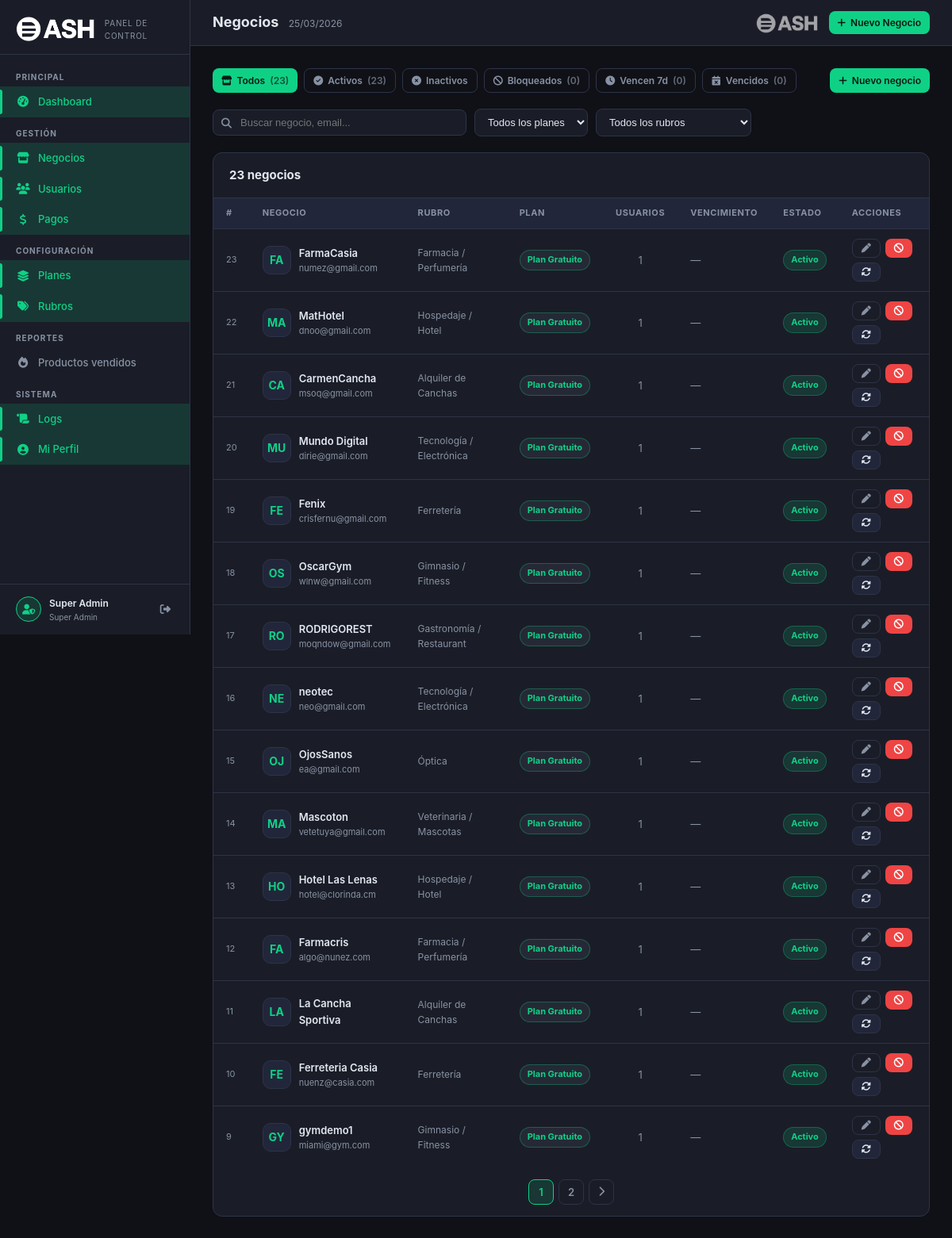
The app's page /superadmin/negocios/index.php (signed in) with its own data.
### tables this page shows
CREATE TABLE `negocios` (
  `id` int(11) NOT NULL,
  `nombre` varchar(255) NOT NULL,
  `razon_social` varchar(255) DEFAULT NULL,
  `cuit` varchar(20) DEFAULT NULL,
  `condicion_iva` varchar(50) DEFAULT NULL,
  `rubro` varchar(100) DEFAULT NULL,
  `rubro_id` int(11) DEFAULT NULL,
  `direccion` text DEFAULT NULL,
  `ciudad` varchar(100) DEFAULT NULL,
  `provincia` varchar(100) DEFAULT NULL,
  `codigo_postal` varchar(10) DEFAULT NULL,
  `telefono` varchar(50) DEFAULT NULL,
  `email` varchar(255) DEFAULT NULL,
  `sitio_web` varchar(255) DEFAULT NULL,
  `instagram` varchar(100) DEFAULT NULL,
  `facebook` varchar(255) DEFAULT NULL,
  `whatsapp` varchar(50) DEFAULT NULL,
  `logo` varchar(255) DEFAULT NULL,
  `imagen_portada` varchar(255) DEFAULT NULL,
  `carta_token` varchar(64) DEFAULT NULL,
  `carta_activa` tinyint(1) NOT NULL DEFAULT 1,
  `mensaje_ticket` text DEFAULT NULL,
  `mostrar_logo_ticket` tinyint(1) DEFAULT 1,
  `mostrar_direccion_ticket` tinyint(1) DEFAULT 1,
  `mostrar_cuit_ticket` tinyint(1) DEFAULT 1,
  `horarios` longtext DEFAULT NULL CHECK (json_valid(`horarios`)),
  `activo` tinyint(1) DEFAULT 1,
  `plan_id` int(11) DEFAULT 1,
  `fecha_vencimiento` date DEFAULT NULL,
  `bloqueado` tinyint(1) NOT NULL DEFAULT 0,
  `bloqueado_motivo` varchar(255) DEFAULT NULL,
  `notas_admin` text DEFAULT NULL,
  `estado_suscripcion` enum('activa','vencida','cancelada','trial') DEFAULT 'trial',
  `trial_hasta` date DEFAULT NULL,
  `fecha_registro` timestamp NOT NULL DEFAULT current_timestamp(),
  `fecha_alta` date DEFAULT NULL,
  `fecha_actualizacion` timestamp NOT NULL DEFAULT current_timestamp() ON UPDATE current_timestamp()
);

CREATE TABLE `rubros` (
  `id` int(11) NOT NULL,
  `slug` varchar(50) NOT NULL,
  `nombre` varchar(100) NOT NULL,
  `descripcion` varchar(255) DEFAULT NULL,
  `icono` varchar(50) DEFAULT 'fa-store',
  `color` varchar(7) DEFAULT '#667eea',
  `activo` tinyint(1) DEFAULT 1,
  `orden` int(11) DEFAULT 0
);

CREATE TABLE `planes` (
  `id` int(11) NOT NULL,
  `nombre` varchar(50) NOT NULL,
  `nombre_display` varchar(100) NOT NULL,
  `descripcion` text DEFAULT NULL,
  `precio_mensual` decimal(10,2) DEFAULT 0.00,
  `precio_anual` decimal(10,2) DEFAULT 0.00,
  `max_usuarios` smallint(6) DEFAULT 1,
  `max_productos` smallint(6) DEFAULT 50,
  `max_ventas_mes` int(11) DEFAULT 100,
  `tiene_reportes` tinyint(1) DEFAULT 0,
  `tiene_empleados` tinyint(1) DEFAULT 0,
  `tiene_clientes` tinyint(1) DEFAULT 0,
  `tiene_api_publica` tinyint(1) DEFAULT 0,
  `tiene_tienda_online` tinyint(1) DEFAULT 0,
  `activo` tinyint(1) DEFAULT 1,
  `created_at` timestamp NOT NULL DEFAULT current_timestamp(),
  `updated_at` timestamp NULL DEFAULT NULL ON UPDATE current_timestamp(),
  `dias_gratis` int(11) NOT NULL DEFAULT 0,
  `color` varchar(20) DEFAULT '#0FD186',
  `icono` varchar(50) DEFAULT 'fa-star',
  `orden` int(11) DEFAULT 0
);

### superadmin/negocios/index.php (the view, shortened to what this page needs)
<?php
$db = sa_db();
$filtro  = $_GET['filtro']  ?? 'todos';
$buscar  = trim($_GET['q']  ?? '');
$plan_f  = intval($_GET['plan'] ?? 0);
$rubro_f = intval($_GET['rubro'] ?? 0);
$page    = max(1, intval($_GET['page'] ?? 1));
$perPage = 15;
$where = ['1=1'];
$params = [];
$whereStr = implode(' AND ', $where);
$totalStmt = $db->prepare("SELECT COUNT(*) FROM negocios n WHERE $whereStr");
$totalStmt->execute($params);
$total = $totalStmt->fetchColumn();
$totalPag = ceil($total / $perPage);
$offset = ($page - 1) * $perPage;
$stmt = $db->prepare("
    SELECT n.id, n.nombre, n.email, n.telefono, n.ciudad, n.activo, n.bloqueado, n.bloqueado_motivo,
           n.fecha_vencimiento, n.fecha_registro, n.notas_admin,
           p.nombre_display as plan_nombre, p.color as plan_color, p.id as plan_id,
           r.nombre as rubro_nombre, r.slug as rubro_slug,
           (SELECT COUNT(*) FROM usuarios u WHERE u.negocio_id = n.id) as usuarios_count
    FROM negocios n
    LEFT JOIN planes p ON p.id = n.plan_id
    LEFT JOIN rubros r ON r.id = n.rubro_id
    WHERE $whereStr
    ORDER BY n.fecha_registro DESC
    LIMIT $perPage OFFSET $offset
");
$stmt->execute($params);
$negocios = $stmt->fetchAll();
$counts = [];
foreach (['todos'=>'1=1','activos'=>'activo=1 AND bloqueado=0','bloqueados'=>'bloqueado=1','vencen'=>'fecha_vencimiento BETWEEN CURDATE() AND DATE_ADD(CURDATE(),INTERVAL 7 DAY)','vencidos'=>'fecha_vencimiento < CURDATE() AND activo=1'] as $k=>$w) {
    $counts[$k] = $db->query("SELECT COUNT(*) FROM negocios WHERE $w")->fetchColumn();
}
require_once dirname(__DIR__) . '/_layout.php';
?>
<div style="display:flex;gap:8px;margin-bottom:20px;flex-wrap:wrap">
    <?php
    $tabs = [
        'todos'     => ['label'=>'Todos', 'icon'=>'fa-store'],
        'activos'   => ['label'=>'Activos', 'icon'=>'fa-circle-check'],
        'inactivos' => ['label'=>'Inactivos', 'icon'=>'fa-circle-xmark'],
        'bloqueados'=> ['label'=>'Bloqueados', 'icon'=>'fa-ban'],
        'vencen'    => ['label'=>'Vencen 7d', 'icon'=>'fa-clock'],
        'vencidos'  => ['label'=>'Vencidos', 'icon'=>'fa-calendar-times'],
    ];
    foreach ($tabs as $k => $t):
        $active = $filtro === $k;
        $cnt = $counts[$k] ?? '';
    ?>
    <a href="?filtro=<?= $k ?>&q=<?= urlencode($buscar) ?>&plan=<?= $plan_f ?>&rubro=<?= $rubro_f ?>"
       class="sa-btn <?= $active ? 'primary' : 'ghost' ?> sm">
        <i class="fas <?= $t['icon'] ?>"></i>
        <?= $t['label'] ?>
        <?php if ($cnt !== ''): ?><span style="opacity:.7">(<?= $cnt ?>)</span><?php endif; ?>
    </a>
    <?php endforeach; ?>
    <a href="nuevo.php" class="sa-btn primary sm" style="margin-left:auto">
        <i class="fas fa-plus"></i> Nuevo negocio
    </a>
</div>
<div class="sa-filter-bar" style="margin-bottom:20px">
    <div class="sa-search" style="max-width:320px">
        <input type="text" id="searchInput" placeholder="Buscar negocio, email..."
               value="<?= htmlspecialchars($buscar) ?>">
    </div>
    <select class="sa-filter-select" id="planFilter">
        <option value="0">Todos los planes</option>
    </select>
    <select class="sa-filter-select" id="rubroFilter">
        <option value="0">Todos los rubros</option>
    </select>
</div>
<div class="sa-panel">
    <div class="sa-panel-header">
        <h3>
            <?= number_format($total) ?> negocios
        </h3>
    </div>
    <div class="sa-table-wrap">
        <table class="sa-table">
            <thead>
                <tr>
                    <th>#</th>
                    <th>Negocio</th>
                    <th>Rubro</th>
                    <th>Plan</th>
                    <th>Usuarios</th>
                    <th>Vencimiento</th>
                    <th>Estado</th>
                    <th>Acciones</th>
                </tr>
            </thead>
            <tbody>
            <?php if (empty($negocios)): ?>
            <tr><td colspan="8">
                <div class="sa-empty"><i class="fas fa-store"></i><p>No se encontraron negocios con estos filtros</p></div>
            </td></tr>
            <?php else: ?>
            <?php foreach ($negocios as $neg):
                $statusClass = $neg['bloqueado'] ? 'red' : ($neg['activo'] ? 'green' : 'gray');
                $statusLabel = $neg['bloqueado'] ? 'Bloqueado' : ($neg['activo'] ? 'Activo' : 'Inactivo');
                $dias = $neg['fecha_vencimiento'] ? sa_dias_restantes($neg['fecha_vencimiento']) : null;
                $chipClass = is_null($dias) ? '' : ($dias < 0 ? 'exp' : ($dias <= 5 ? 'warn' : 'ok'));
                $iniciales = mb_strtoupper(mb_substr($neg['nombre'], 0, 2));
            ?>
            <tr>
                <td style="color:var(--sa-muted);font-size:11px"><?= $neg['id'] ?></td>
                <td>
                    <div style="display:flex;align-items:center;gap:10px">
                        <div class="sa-negocio-avatar"><?= $iniciales ?></div>
                        <div>
                            <div style="font-weight:600;color:var(--sa-text)"><?= htmlspecialchars($neg['nombre']) ?></div>
                            <div style="font-size:11px;color:var(--sa-muted)"><?= htmlspecialchars($neg['email'] ?? '') ?></div>
                        </div>
                    </div>
                </td>
                <td style="font-size:12px;color:var(--sa-muted)"><?= htmlspecialchars($neg['rubro_nombre'] ?? '—') ?></td>
                <td>
                    <span class="sa-pill gray" style="<?= $neg['plan_color'] ? 'border-color:'.htmlspecialchars($neg['plan_color']).'50;color:'.htmlspecialchars($neg['plan_color']) : '' ?>">
                        <?= htmlspecialchars($neg['plan_nombre'] ?? 'Sin plan') ?>
                    </span>
                </td>
                <td style="text-align:center;color:var(--sa-muted)"><?= $neg['usuarios_count'] ?></td>
                <td>
                    <?php if ($neg['fecha_vencimiento']): ?>
                    <div style="font-size:12px"><?= date('d/m/Y', strtotime($neg['fecha_vencimiento'])) ?></div>
                    <?php if (!is_null($dias)): ?>
                    <span class="dias-chip <?= $chipClass ?>">
                        <?= $dias >= 0 ? "Vence en {$dias}d" : 'Vencido' ?>
                    </span>
                    <?php endif; ?>
                    <?php else: ?>
                    <span style="color:var(--sa-muted)">—</span>
                    <?php endif; ?>
                </td>
                <td><span class="sa-pill <?= $statusClass ?>"><?= $statusLabel ?></span></td>
                <td>
                    <div style="display:flex;gap:6px;flex-wrap:wrap">
                        <a href="edit.php?id=<?= $neg['id'] ?>" class="sa-btn ghost sm" title="Editar">
                            <i class="fas fa-pen"></i>
                        </a>
                        <?php if (!$neg['bloqueado']): ?>
                        <button class="sa-btn danger sm" title="Bloquear"
                                onclick="bloquear(<?= $neg['id'] ?>, '<?= htmlspecialchars(addslashes($neg['nombre'])) ?>')">
                            <i class="fas fa-ban"></i>
                        </button>
                        <?php endif; ?>
                        <button class="sa-btn secondary sm" title="Renovar"
                                onclick="renovar(<?= $neg['id'] ?>, '<?= htmlspecialchars(addslashes($neg['nombre'])) ?>', <?= $neg['plan_id'] ?? 0 ?>)">
                            <i class="fas fa-rotate"></i>
                        </button>
                    </div>
                </td>
            </tr>
            <?php endforeach; ?>
            <?php endif; ?>
            </tbody>
        </table>
    </div>
    <?php if ($totalPag > 1): ?>
    <div class="sa-pagination">
        <?php for ($i = max(1,$page-2); $i <= min($totalPag,$page+2); $i++): ?>
        <a href="?filtro=<?= $filtro ?>&q=<?= urlencode($buscar) ?>&plan=<?= $plan_f ?>&rubro=<?= $rubro_f ?>&page=<?= $i ?>"
           class="<?= $i===$page?'current':'' ?>"><?= $i ?></a>
        <?php endfor; ?>
        <?php if ($page < $totalPag): ?>
        <a href="?filtro=<?= $filtro ?>&q=<?= urlencode($buscar) ?>&plan=<?= $plan_f ?>&rubro=<?= $rubro_f ?>&page=<?= $page+1 ?>">
            <i class="fas fa-chevron-right"></i>
        </a>
        <?php endif; ?>
    </div>
    <?php endif; ?>
</div>

### superadmin/assets/sa.css (style rules this page uses)
:root { --sa-bg: #0f1117; --sa-surface: #1a1d27; --sa-surface2: #22263a; --sa-border: #2e3347; --sa-primary: #0FD186; --sa-primary-dim: rgba(15,209,134,.15); --sa-text: #e2e8f0; --sa-muted: #8892a4; --sa-danger: #ef4444; --sa-warning: #f59e0b; --sa-info: #3b82f6; --sa-purple: #8b5cf6; --sa-sidebar-w: 240px; --sa-radius: 12px; --sa-transition: .22s ease; }
*, *::before, *::after { box-sizing: border-box; margin: 0; padding: 0; }
body { font-family: 'Inter', 'Segoe UI', system-ui, sans-serif; background: var(--sa-bg); color: var(--sa-text); font-size: 14px; line-height: 1.6; min-height: 100vh; }
a { color: var(--sa-primary); text-decoration: none; }
.sa-panel { background: var(--sa-surface); border: 1px solid var(--sa-border); border-radius: var(--sa-radius); overflow: hidden; margin-bottom: 24px; }
.sa-panel-header { padding: 16px 20px; border-bottom: 1px solid var(--sa-border); display: flex; align-items: center; justify-content: space-between; gap: 12px; flex-wrap: wrap; }
.sa-panel-header h3 { font-size: 15px; font-weight: 700; color: var(--sa-text); }
.sa-table-wrap { overflow-x: auto; }
.sa-table { width: 100%; border-collapse: collapse; }
.sa-table th { font-size: 11px; font-weight: 700; color: var(--sa-muted); text-transform: uppercase; letter-spacing: .6px; padding: 10px 16px; background: var(--sa-surface2); border-bottom: 1px solid var(--sa-border); white-space: nowrap; text-align: left; }
.sa-table td { padding: 12px 16px; border-bottom: 1px solid var(--sa-border); color: var(--sa-text); font-size: 13px; vertical-align: middle; }
.sa-table tr:last-child td { border-bottom: none; }
.sa-pill { display: inline-flex; align-items: center; gap: 4px; font-size: 11px; font-weight: 700; padding: 3px 9px; border-radius: 20px; white-space: nowrap; }
.sa-pill.green { background: rgba(15,209,134,.15); color: var(--sa-primary); border: 1px solid rgba(15,209,134,.3); }
.sa-pill.gray { background: rgba(100,116,139,.15); color: var(--sa-muted); border: 1px solid rgba(100,116,139,.3); }
.sa-btn { display: inline-flex; align-items: center; gap: 6px; font-size: 13px; font-weight: 600; padding: 8px 16px; border-radius: 8px; border: none; cursor: pointer; transition: opacity .2s, transform .1s; white-space: nowrap; }
.sa-btn.primary { background: var(--sa-primary); color: #0a1a14; }
.sa-btn.secondary { background: var(--sa-surface2); color: var(--sa-text); border: 1px solid var(--sa-border); }
.sa-btn.danger { background: var(--sa-danger); color: #fff; }
.sa-btn.ghost { background: transparent; color: var(--sa-muted); border: 1px solid var(--sa-border); }
.sa-btn.sm { font-size: 12px; padding: 5px 11px; }
.sa-filter-bar { display: flex; align-items: center; gap: 10px; flex-wrap: wrap; margin-bottom: 20px; }
.sa-search { flex: 1; min-width: 200px; position: relative; }
.sa-search input { width: 100%; background: var(--sa-surface); border: 1px solid var(--sa-border); border-radius: 8px; color: var(--sa-text); font-size: 13px; padding: 8px 12px 8px 34px; outline: none; transition: border-color .2s; }
.sa-filter-select { background: var(--sa-surface); border: 1px solid var(--sa-border); border-radius: 8px; color: var(--sa-text); font-size: 13px; padding: 8px 12px; outline: none; cursor: pointer; }
.sa-negocio-avatar { width: 36px; height: 36px; border-radius: 10px; background: var(--sa-surface2); border: 1px solid var(--sa-border); display: flex; align-items: center; justify-content: center; font-size: 14px; font-weight: 700; color: var(--sa-primary); flex-shrink: 0; }
.sa-pagination { display: flex; align-items: center; gap: 6px; padding: 14px 20px; justify-content: center; }
.sa-pagination a, .sa-pagination span { min-width: 32px; height: 32px; border-radius: 8px; display: flex; align-items: center; justify-content: center; font-size: 13px; font-weight: 600; border: 1px solid var(--sa-border); background: var(--sa-surface); color: var(--sa-muted); cursor: pointer; transition: background .2s, color .2s; }
.sa-pagination .current { background: var(--sa-primary-dim); color: var(--sa-primary); border-color: var(--sa-primary); }

### records on screen
negocios: id "23", bloqueado "0", nombre "FA", nombre "FarmaCasia", email "numez@gmail.com", rubro.nombre "Farmacia / Perfumería", plan.nombre_display "Plan Gratuito", usuarios_count "1", statusLabel "Activo"
negocios: id "22", nombre "MA", nombre "MatHotel", email "dnoo@gmail.com", rubro.nombre "Hospedaje / Hotel", plan.nombre_display "Plan Gratuito", usuarios_count "1", statusLabel "Activo"
negocios: id "21", nombre "CA", nombre "CarmenCancha", email "msoq@gmail.com", rubro.nombre "Alquiler de Canchas", plan.nombre_display "Plan Gratuito", usuarios_count "1", statusLabel "Activo"
negocios: id "20", nombre "MU", nombre "Mundo Digital", email "dirie@gmail.com", rubro.nombre "Tecnología / Electrónica", plan.nombre_display "Plan Gratuito", usuarios_count "1", statusLabel "Activo"
negocios: id "19", nombre "FE", nombre "Fenix", email "crisfernu@gmail.com", rubro.nombre "Ferretería", plan.nombre_display "Plan Gratuito", usuarios_count "1", statusLabel "Activo"
negocios: id "18", nombre "OS", nombre "OscarGym", email "wlnw@gmail.com", rubro.nombre "Gimnasio / Fitness", plan.nombre_display "Plan Gratuito", usuarios_count "1", statusLabel "Activo"
negocios: id "17", nombre "RO", nombre "RODRIGOREST", email "moqndow@gmail.com", rubro.nombre "Gastronomía / Restaurant", plan.nombre_display "Plan Gratuito", usuarios_count "1", statusLabel "Activo"
negocios: id "16", nombre "NE", nombre "neotec", email "neo@gmail.com", rubro.nombre "Tecnología / Electrónica", plan.nombre_display "Plan Gratuito", usuarios_count "1", statusLabel "Activo"
negocios: id "15", nombre "OJ", nombre "OjosSanos", email "ea@gmail.com", rubro.nombre "Óptica", plan.nombre_display "Plan Gratuito", usuarios_count "1", statusLabel "Activo"
negocios: id "14", nombre "MA", nombre "Mascoton", email "vetetuya@gmail.com", rubro.nombre "Veterinaria / Mascotas", plan.nombre_display "Plan Gratuito", usuarios_count "1", statusLabel "Activo"
negocios: id "13", nombre "HO", nombre "Hotel Las Lenas", email "hotel@clorinda.cm", rubro.nombre "Hospedaje / Hotel", plan.nombre_display "Plan Gratuito", usuarios_count "1", statusLabel "Activo"
negocios: id "12", nombre "FA", nombre "Farmacris", email "algo@nunez.com", rubro.nombre "Farmacia / Perfumería", plan.nombre_display "Plan Gratuito", usuarios_count "1", statusLabel "Activo"
negocios: id "11", nombre "LA", nombre "La Cancha Sportiva", rubro.nombre "Alquiler de Canchas", plan.nombre_display "Plan Gratuito", usuarios_count "1", statusLabel "Activo"
negocios: id "10", nombre "FE", nombre "Ferreteria Casia", email "nuenz@casia.com", rubro.nombre "Ferretería", plan.nombre_display "Plan Gratuito", usuarios_count "1", statusLabel "Activo"
negocios: id "9", nombre "GY", nombre "gymdemo1", email "miami@gym.com", rubro.nombre "Gimnasio / Fitness", plan.nombre_display "Plan Gratuito", usuarios_count "1", statusLabel "Activo"

### other values on screen
$adminName "Super Admin"
$title "Negocios"
$t['label'] "Todos"
$t['label'] "Activos"
$t['label'] "Inactivos"
$t['label'] "Bloqueados"
$t['label'] "Vencen 7d"
$t['label'] "Vencidos"
$total "23"
